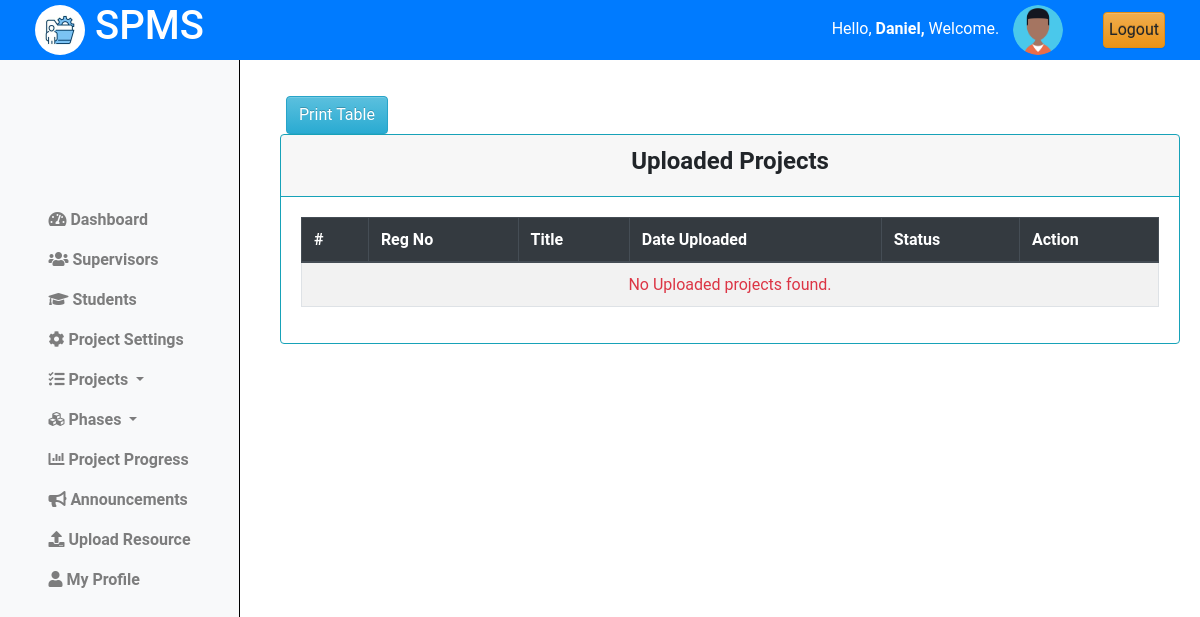
Before: /coordinator/titles/uploaded_titles/ (signed in) with the older database file.
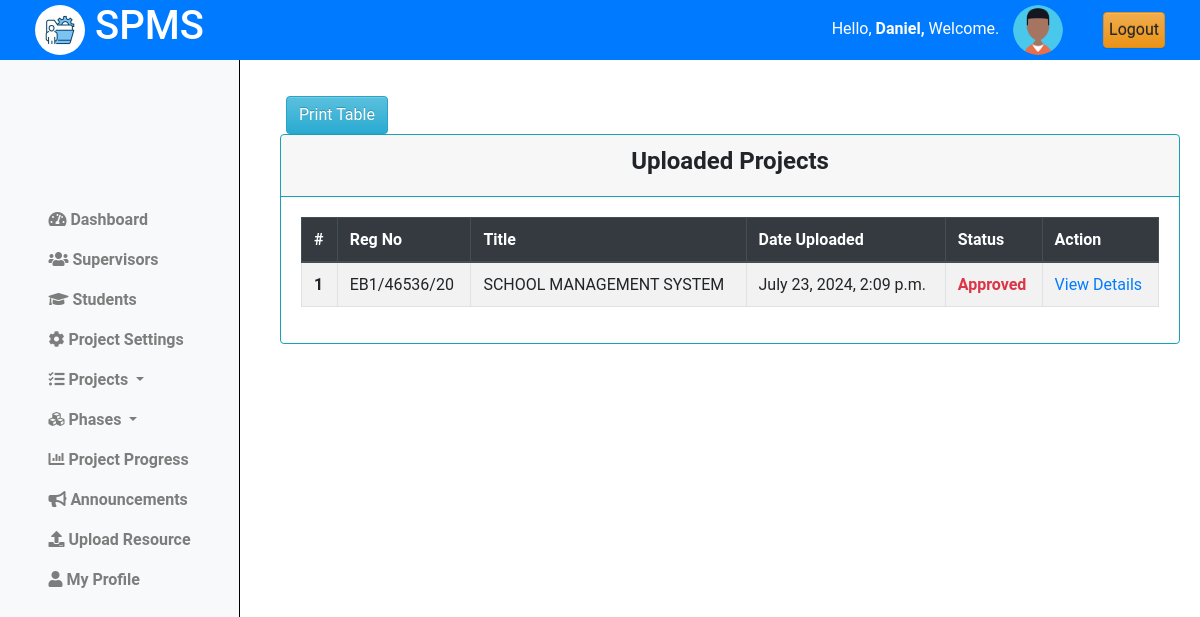
After: the same page with the newer database file.
### projectsApp/models.py (models this page shows, shortened)
class Projects(models.Model):
    student = models.ForeignKey(Student, on_delete=models.CASCADE)
    title = models.CharField(max_length=255)
    description = models.TextField()
    objectives = models.TextField()
    lecturer = models.ForeignKey(Lecturer, on_delete=models.SET_NULL, null=True, blank=True)
    status = models.CharField(max_length=50, choices=[
        ('pending', 'Pending'),
        ('approved', 'Approved'),
        ('rejected', 'Rejected')
    ], default='Pending')
    created_at = models.DateTimeField(auto_now_add=True)
    updated_at = models.DateTimeField(auto_now=True)

class Student(models.Model):
    regno = models.CharField(max_length=255, unique=True)
    email = models.EmailField(max_length=255, unique=True)
    name = models.CharField(max_length=255)
    phone_number = models.IntegerField(null=True, blank=True)
    intake_year = models.PositiveSmallIntegerField(default=2024)
    password = models.CharField(max_length=128, null=False, blank=False)
    user_id = models.AutoField(primary_key=True)
    last_login = models.DateTimeField(blank=True, null=True)
    USERNAME_FIELD = 'email'
    REQUIRED_FIELDS = ['regno', 'name', 'phone_number']
    class Meta:
        db_table = "students"

### projectsApp/AccessControl.py (the view)
    @login_required
    def wrapper(request, *args, **kwargs):
        if not isinstance(request.user, Coordinator):
            return redirect('cordinator_login')
        return function(request, *args, **kwargs)

### projectsApp/AccessControl.py (called while the page is built)
def coordinator_required(function):
    @login_required
    def wrapper(request, *args, **kwargs):
        if not isinstance(request.user, Coordinator):
            return redirect('cordinator_login')
        return function(request, *args, **kwargs)
    return wrapper

### projectsApp/views.py (called while the page is built)
@coordinator_required
def view_projects(request):
    projects = Projects.objects.all().order_by('-created_at')
    context = {
        'projects':projects
        }
    return render(request, 'cordinator/projects.html',context)

### projectsApp/templates/cordinator/projects.html (shortened to what this page needs)
{% extends 'base_cord.html' %}
{% load static %}
{% block content %}
{% include 'column1_cord.html' %}
<div class="content">
    <div class="container-fluid">
        <div class="row">
            <div class="text-center mt-3 ml-3">
                <button id="print-button" onclick="printTable()" class="btn btn-info">Print Table</button>
            </div>
            <div class="card border-info">
                <div class="card-header text-center border-info">
                    <h4><b>Uploaded Projects</b></h4>
                </div>
                <div class="card-body">
                    <table id="print-table" class="table table-bordered table-hover  table-striped border-info">
                        <thead class="thead-dark">
                            <tr>
                                <th scope="col">#</th>
                                <th scope="col">Reg No</th>
                                <th scope="col">Title</th>
                                <th scope="col">Date Uploaded</th>
                                <th scope="col">Status</th>
                                <th scope="col">Action</th>
                            </tr>
                        </thead>
                        <tbody>
                            {% if projects.exists %}
                                {% for project in projects %}
                                    <tr>
                                        <th scope="row">{{forloop.counter}}</th>
                                        <td>{{project.student.regno|upper}}</td>
                                        <td>{{project.title|upper}}</td>
                                        <td>{{project.created_at}}</td>
                                        <td class="text-danger "><b>{{project.status|title}}</b></td>
                                        <td><a href="{% url "view_project_details" project.id%}"> View Details </a></td>
                                    </tr>
                            {% endfor %}
                            {% else %}
                                <tr>
                                    <td colspan="6" class="text-center text-danger">No Uploaded projects found.</td>
                                </tr>
                            {% endif %}
                        </tbody>
                    </table>
                </div>
            </div>
        </div>
    </div>
</div>
<link rel="stylesheet" href="{% static 'css/mystudents.css' %}">
{% endblock %}

Changed rows visible on the page:
added Projects: student.regno "EB1/46536/20", title "SCHOOL MANAGEMENT SYSTEM", created_at "July 23, 2024, 2:09 p.m.", status "Approved"
Other visible differences:
text no longer shown: "No Uploaded projects found."
